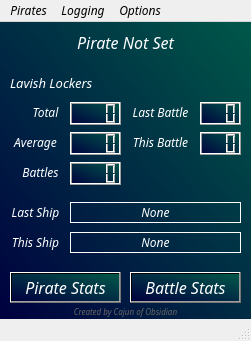
<?xml version="1.0" encoding="UTF-8"?>
<ui version="4.0">
 <class>MainWindow</class>
 <widget class="QMainWindow" name="MainWindow">
  <property name="geometry">
   <rect>
    <x>0</x>
    <y>0</y>
    <width>251</width>
    <height>341</height>
   </rect>
  </property>
  <property name="sizePolicy">
   <sizepolicy hsizetype="Fixed" vsizetype="Fixed">
    <horstretch>0</horstretch>
    <verstretch>0</verstretch>
   </sizepolicy>
  </property>
  <property name="minimumSize">
   <size>
    <width>0</width>
    <height>0</height>
   </size>
  </property>
  <property name="maximumSize">
   <size>
    <width>9999</width>
    <height>9999</height>
   </size>
  </property>
  <property name="windowTitle">
   <string>GreedyBashCounter</string>
  </property>
  <property name="windowIcon">
   <iconset>
    <normaloff>../media/doubloon_ex.ico</normaloff>../media/doubloon_ex.ico</iconset>
  </property>
  <property name="autoFillBackground">
   <bool>false</bool>
  </property>
  <property name="styleSheet">
   <string notr="true"/>
  </property>
  <widget class="QWidget" name="centralwidget">
   <property name="styleSheet">
    <string notr="true">background-color: qlineargradient(spread:reflect, x1:0, y1:1, x2:1, y2:0, stop:0 rgba(0, 0, 63, 255), stop:1 rgba(0, 88, 73, 255))</string>
   </property>
   <widget class="QLabel" name="piratenameLabel">
    <property name="geometry">
     <rect>
      <x>10</x>
      <y>10</y>
      <width>231</width>
      <height>21</height>
     </rect>
    </property>
    <property name="font">
     <font>
      <family>Lucida Sans</family>
      <pointsize>12</pointsize>
      <italic>true</italic>
     </font>
    </property>
    <property name="styleSheet">
     <string notr="true">background-color: rgba(255, 255, 255, 0);
color: rgb(255, 255, 255);</string>
    </property>
    <property name="text">
     <string>Pirate Not Set</string>
    </property>
    <property name="scaledContents">
     <bool>false</bool>
    </property>
    <property name="alignment">
     <set>Qt::AlignCenter</set>
    </property>
   </widget>
   <widget class="QLabel" name="pirateoceanLabel">
    <property name="geometry">
     <rect>
      <x>10</x>
      <y>30</y>
      <width>231</width>
      <height>21</height>
     </rect>
    </property>
    <property name="font">
     <font>
      <family>Lucida Sans</family>
      <pointsize>10</pointsize>
      <italic>true</italic>
     </font>
    </property>
    <property name="styleSheet">
     <string notr="true">background-color: rgba(255, 255, 255, 0);
color: rgb(255, 255, 255);</string>
    </property>
    <property name="text">
     <string/>
    </property>
    <property name="scaledContents">
     <bool>false</bool>
    </property>
    <property name="alignment">
     <set>Qt::AlignCenter</set>
    </property>
   </widget>
   <widget class="QLabel" name="lavishlockersLabel">
    <property name="geometry">
     <rect>
      <x>10</x>
      <y>50</y>
      <width>91</width>
      <height>21</height>
     </rect>
    </property>
    <property name="font">
     <font>
      <family>Lucida Sans</family>
      <pointsize>10</pointsize>
      <italic>true</italic>
      <underline>false</underline>
     </font>
    </property>
    <property name="styleSheet">
     <string notr="true">background-color: rgba(255, 255, 255, 0);
color: rgb(255, 255, 255);</string>
    </property>
    <property name="text">
     <string>Lavish Lockers</string>
    </property>
    <property name="scaledContents">
     <bool>false</bool>
    </property>
    <property name="alignment">
     <set>Qt::AlignLeading|Qt::AlignLeft|Qt::AlignVCenter</set>
    </property>
   </widget>
   <widget class="QLCDNumber" name="totallavishlockersLCD">
    <property name="geometry">
     <rect>
      <x>70</x>
      <y>80</y>
      <width>51</width>
      <height>23</height>
     </rect>
    </property>
    <property name="digitCount">
     <number>4</number>
    </property>
   </widget>
   <widget class="QLCDNumber" name="averagelavishlockersLCD">
    <property name="geometry">
     <rect>
      <x>70</x>
      <y>110</y>
      <width>51</width>
      <height>23</height>
     </rect>
    </property>
    <property name="digitCount">
     <number>4</number>
    </property>
   </widget>
   <widget class="QLCDNumber" name="lastbattlelavishlockersLCD">
    <property name="geometry">
     <rect>
      <x>200</x>
      <y>80</y>
      <width>41</width>
      <height>23</height>
     </rect>
    </property>
    <property name="digitCount">
     <number>3</number>
    </property>
   </widget>
   <widget class="QLCDNumber" name="thisbattlelavishlockersLCD">
    <property name="geometry">
     <rect>
      <x>200</x>
      <y>110</y>
      <width>41</width>
      <height>23</height>
     </rect>
    </property>
    <property name="digitCount">
     <number>3</number>
    </property>
   </widget>
   <widget class="QLabel" name="totallavishlockersLabel">
    <property name="geometry">
     <rect>
      <x>30</x>
      <y>80</y>
      <width>31</width>
      <height>21</height>
     </rect>
    </property>
    <property name="font">
     <font>
      <family>Lucida Sans</family>
      <pointsize>9</pointsize>
      <italic>true</italic>
     </font>
    </property>
    <property name="styleSheet">
     <string notr="true">background-color: rgba(255, 255, 255, 0);
color: rgb(255, 255, 255);</string>
    </property>
    <property name="text">
     <string>Total</string>
    </property>
    <property name="scaledContents">
     <bool>false</bool>
    </property>
    <property name="alignment">
     <set>Qt::AlignCenter</set>
    </property>
   </widget>
   <widget class="QLabel" name="thisbattlelavishlockersLabel">
    <property name="geometry">
     <rect>
      <x>130</x>
      <y>110</y>
      <width>61</width>
      <height>21</height>
     </rect>
    </property>
    <property name="font">
     <font>
      <family>Lucida Sans</family>
      <pointsize>9</pointsize>
      <italic>true</italic>
     </font>
    </property>
    <property name="styleSheet">
     <string notr="true">background-color: rgba(255, 255, 255, 0);
color: rgb(255, 255, 255);</string>
    </property>
    <property name="text">
     <string>This Battle</string>
    </property>
    <property name="scaledContents">
     <bool>false</bool>
    </property>
    <property name="alignment">
     <set>Qt::AlignCenter</set>
    </property>
   </widget>
   <widget class="QLabel" name="lastbattlelavishlockersLabel">
    <property name="geometry">
     <rect>
      <x>130</x>
      <y>80</y>
      <width>61</width>
      <height>21</height>
     </rect>
    </property>
    <property name="font">
     <font>
      <family>Lucida Sans</family>
      <pointsize>9</pointsize>
      <italic>true</italic>
     </font>
    </property>
    <property name="styleSheet">
     <string notr="true">background-color: rgba(255, 255, 255, 0);
color: rgb(255, 255, 255);</string>
    </property>
    <property name="text">
     <string>Last Battle</string>
    </property>
    <property name="scaledContents">
     <bool>false</bool>
    </property>
    <property name="alignment">
     <set>Qt::AlignCenter</set>
    </property>
   </widget>
   <widget class="QLabel" name="averagelavishlockersLabel">
    <property name="geometry">
     <rect>
      <x>10</x>
      <y>110</y>
      <width>51</width>
      <height>21</height>
     </rect>
    </property>
    <property name="font">
     <font>
      <family>Lucida Sans</family>
      <pointsize>9</pointsize>
      <italic>true</italic>
     </font>
    </property>
    <property name="styleSheet">
     <string notr="true">background-color: rgba(255, 255, 255, 0);
color: rgb(255, 255, 255);</string>
    </property>
    <property name="text">
     <string>Average</string>
    </property>
    <property name="scaledContents">
     <bool>false</bool>
    </property>
    <property name="alignment">
     <set>Qt::AlignCenter</set>
    </property>
   </widget>
   <widget class="QLCDNumber" name="battlesLCD">
    <property name="geometry">
     <rect>
      <x>70</x>
      <y>140</y>
      <width>51</width>
      <height>23</height>
     </rect>
    </property>
    <property name="smallDecimalPoint">
     <bool>false</bool>
    </property>
    <property name="digitCount">
     <number>4</number>
    </property>
    <property name="segmentStyle">
     <enum>QLCDNumber::Filled</enum>
    </property>
    <property name="intValue" stdset="0">
     <number>0</number>
    </property>
   </widget>
   <widget class="QLabel" name="battlesLabel">
    <property name="geometry">
     <rect>
      <x>20</x>
      <y>140</y>
      <width>41</width>
      <height>21</height>
     </rect>
    </property>
    <property name="font">
     <font>
      <family>Lucida Sans</family>
      <pointsize>9</pointsize>
      <italic>true</italic>
     </font>
    </property>
    <property name="styleSheet">
     <string notr="true">background-color: rgba(255, 255, 255, 0);
color: rgb(255, 255, 255);</string>
    </property>
    <property name="text">
     <string>Battles</string>
    </property>
    <property name="scaledContents">
     <bool>false</bool>
    </property>
    <property name="alignment">
     <set>Qt::AlignCenter</set>
    </property>
   </widget>
   <widget class="QLabel" name="lastshiptitleLabel">
    <property name="geometry">
     <rect>
      <x>10</x>
      <y>180</y>
      <width>51</width>
      <height>21</height>
     </rect>
    </property>
    <property name="font">
     <font>
      <family>Lucida Sans</family>
      <pointsize>9</pointsize>
      <italic>true</italic>
     </font>
    </property>
    <property name="styleSheet">
     <string notr="true">background-color: rgba(255, 255, 255, 0);
color: rgb(255, 255, 255);</string>
    </property>
    <property name="text">
     <string>Last Ship</string>
    </property>
    <property name="scaledContents">
     <bool>false</bool>
    </property>
    <property name="alignment">
     <set>Qt::AlignCenter</set>
    </property>
   </widget>
   <widget class="QLabel" name="thisshiptitleLabel">
    <property name="geometry">
     <rect>
      <x>10</x>
      <y>210</y>
      <width>51</width>
      <height>21</height>
     </rect>
    </property>
    <property name="font">
     <font>
      <family>Lucida Sans</family>
      <pointsize>9</pointsize>
      <italic>true</italic>
     </font>
    </property>
    <property name="styleSheet">
     <string notr="true">background-color: rgba(255, 255, 255, 0);
color: rgb(255, 255, 255);</string>
    </property>
    <property name="text">
     <string>This Ship</string>
    </property>
    <property name="scaledContents">
     <bool>false</bool>
    </property>
    <property name="alignment">
     <set>Qt::AlignCenter</set>
    </property>
   </widget>
   <widget class="QLabel" name="lastshipdisplayLabel">
    <property name="geometry">
     <rect>
      <x>70</x>
      <y>180</y>
      <width>171</width>
      <height>21</height>
     </rect>
    </property>
    <property name="font">
     <font>
      <family>Lucida Sans</family>
      <pointsize>9</pointsize>
      <italic>true</italic>
     </font>
    </property>
    <property name="styleSheet">
     <string notr="true">background-color: rgba(255, 255, 255, 0);
color: rgb(255, 255, 255);</string>
    </property>
    <property name="frameShape">
     <enum>QFrame::Box</enum>
    </property>
    <property name="frameShadow">
     <enum>QFrame::Plain</enum>
    </property>
    <property name="lineWidth">
     <number>1</number>
    </property>
    <property name="text">
     <string>None</string>
    </property>
    <property name="scaledContents">
     <bool>false</bool>
    </property>
    <property name="alignment">
     <set>Qt::AlignCenter</set>
    </property>
   </widget>
   <widget class="QLabel" name="thisshipdisplayLabel">
    <property name="geometry">
     <rect>
      <x>70</x>
      <y>210</y>
      <width>171</width>
      <height>21</height>
     </rect>
    </property>
    <property name="font">
     <font>
      <family>Lucida Sans</family>
      <pointsize>9</pointsize>
      <italic>true</italic>
     </font>
    </property>
    <property name="styleSheet">
     <string notr="true">background-color: rgba(255, 255, 255, 0);
color: rgb(255, 255, 255);</string>
    </property>
    <property name="frameShape">
     <enum>QFrame::Box</enum>
    </property>
    <property name="frameShadow">
     <enum>QFrame::Plain</enum>
    </property>
    <property name="lineWidth">
     <number>1</number>
    </property>
    <property name="text">
     <string>None</string>
    </property>
    <property name="scaledContents">
     <bool>false</bool>
    </property>
    <property name="alignment">
     <set>Qt::AlignCenter</set>
    </property>
   </widget>
   <widget class="QPushButton" name="piratestatsButton">
    <property name="geometry">
     <rect>
      <x>10</x>
      <y>250</y>
      <width>111</width>
      <height>31</height>
     </rect>
    </property>
    <property name="font">
     <font>
      <family>Lucida Sans</family>
      <pointsize>12</pointsize>
      <italic>true</italic>
     </font>
    </property>
    <property name="styleSheet">
     <string notr="true">border-color: rgb(0, 0, 0);
color: rgb(255, 255, 255);</string>
    </property>
    <property name="text">
     <string>Pirate Stats</string>
    </property>
    <property name="default">
     <bool>false</bool>
    </property>
    <property name="flat">
     <bool>false</bool>
    </property>
   </widget>
   <widget class="QPushButton" name="battlestatsButton">
    <property name="geometry">
     <rect>
      <x>130</x>
      <y>250</y>
      <width>111</width>
      <height>31</height>
     </rect>
    </property>
    <property name="font">
     <font>
      <family>Lucida Sans</family>
      <pointsize>12</pointsize>
      <italic>true</italic>
     </font>
    </property>
    <property name="styleSheet">
     <string notr="true">border-color: rgb(0, 0, 0);
color: rgb(255, 255, 255);</string>
    </property>
    <property name="text">
     <string>Battle Stats</string>
    </property>
    <property name="default">
     <bool>false</bool>
    </property>
    <property name="flat">
     <bool>false</bool>
    </property>
   </widget>
   <widget class="QLabel" name="brandingLabel">
    <property name="geometry">
     <rect>
      <x>60</x>
      <y>280</y>
      <width>131</width>
      <height>20</height>
     </rect>
    </property>
    <property name="font">
     <font>
      <family>Lucida Sans</family>
      <pointsize>6</pointsize>
      <italic>true</italic>
     </font>
    </property>
    <property name="styleSheet">
     <string notr="true">color: rgb(102, 102, 102);
background-color: rgba(255, 255, 255, 0);</string>
    </property>
    <property name="text">
     <string>Created by Cajun of Obsidian</string>
    </property>
    <property name="alignment">
     <set>Qt::AlignCenter</set>
    </property>
   </widget>
  </widget>
  <widget class="QMenuBar" name="menubar">
   <property name="geometry">
    <rect>
     <x>0</x>
     <y>0</y>
     <width>251</width>
     <height>21</height>
    </rect>
   </property>
   <property name="font">
    <font>
     <family>Lucida Sans</family>
     <italic>true</italic>
    </font>
   </property>
   <property name="layoutDirection">
    <enum>Qt::LeftToRight</enum>
   </property>
   <property name="styleSheet">
    <string notr="true"/>
   </property>
   <property name="defaultUp">
    <bool>false</bool>
   </property>
   <widget class="QMenu" name="menuPirates">
    <property name="title">
     <string>Pirates</string>
    </property>
    <addaction name="actionLoad_Pirates"/>
   </widget>
   <widget class="QMenu" name="menuLogging">
    <property name="palette">
     <palette>
      <active/>
      <inactive/>
      <disabled/>
     </palette>
    </property>
    <property name="styleSheet">
     <string notr="true"/>
    </property>
    <property name="title">
     <string>Logging</string>
    </property>
    <addaction name="actionStart"/>
    <addaction name="actionStop"/>
    <addaction name="actionSet_Log_Folder"/>
   </widget>
   <widget class="QMenu" name="menuOptions">
    <property name="layoutDirection">
     <enum>Qt::LeftToRight</enum>
    </property>
    <property name="title">
     <string>Options</string>
    </property>
    <addaction name="actionOverride_Counts"/>
    <addaction name="actionReset"/>
    <addaction name="actionClear_This_Battle"/>
    <addaction name="actionAbout"/>
   </widget>
   <addaction name="menuPirates"/>
   <addaction name="menuLogging"/>
   <addaction name="menuOptions"/>
  </widget>
  <widget class="QStatusBar" name="statusbar">
   <property name="styleSheet">
    <string notr="true"/>
   </property>
  </widget>
  <action name="actionTest">
   <property name="text">
    <string>Test</string>
   </property>
  </action>
  <action name="actionStart">
   <property name="text">
    <string>Start</string>
   </property>
  </action>
  <action name="actionStop">
   <property name="enabled">
    <bool>false</bool>
   </property>
   <property name="text">
    <string>Stop</string>
   </property>
  </action>
  <action name="actionSet_Log_Folder">
   <property name="text">
    <string>Set Log Folder</string>
   </property>
  </action>
  <action name="actionLoad_Pirates">
   <property name="checkable">
    <bool>false</bool>
   </property>
   <property name="text">
    <string>Load Pirates</string>
   </property>
  </action>
  <action name="actionOverride_Counts">
   <property name="text">
    <string>Override</string>
   </property>
  </action>
  <action name="actionReset">
   <property name="text">
    <string>Reset</string>
   </property>
  </action>
  <action name="actionClear_This_Battle">
   <property name="text">
    <string>Clear This Battle</string>
   </property>
  </action>
  <action name="actionAbout">
   <property name="text">
    <string>About</string>
   </property>
  </action>
 </widget>
 <resources/>
 <connections/>
</ui>
